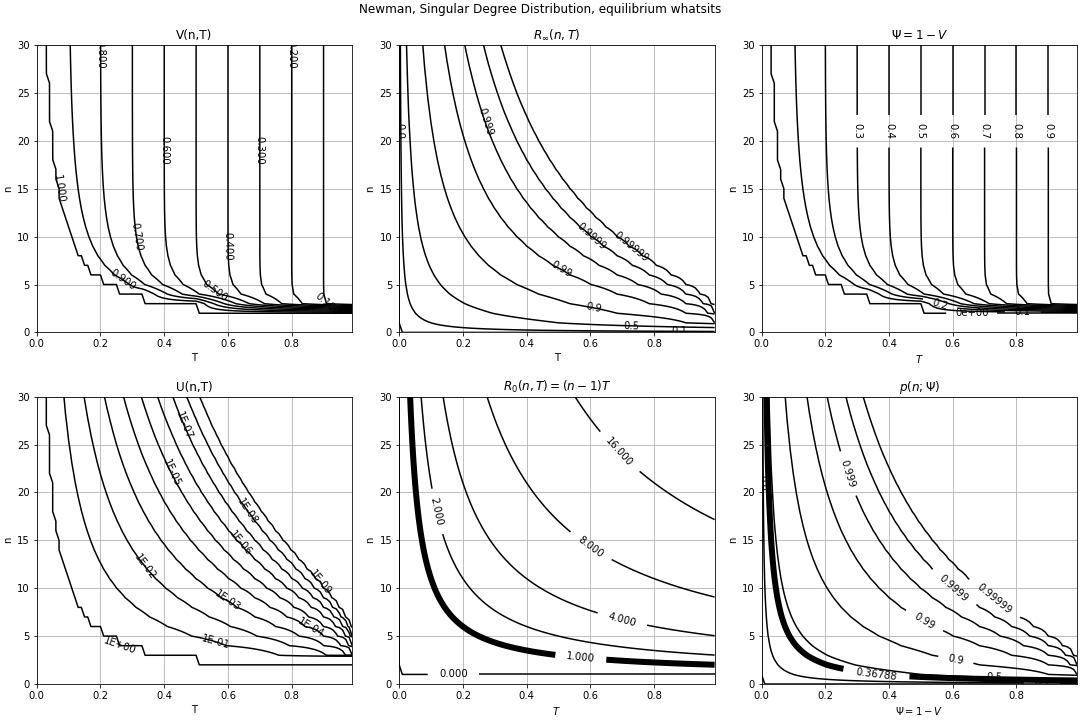

This chart was generated by the following Python code:
# -*- coding: utf-8 -*-
"""
Created on Fri Jun 18 12:09:53 2021

@author: rober
"""

from numsolve_newman_singular import *
import matplotlib.pyplot as plt
import numpy as np

#%% Set up field of variables
T_grid = np.arange(0,1,0.01)
Psi_grid = T_grid
n_grid = np.arange(0,31)
TT,nn = np.meshgrid(T_grid,n_grid)

#%% Calc third dimension
# Could massively speed up by reusing Vs or Us, but :shrug:
VV = [[approximateV(n, T) for T in T_grid] for n in n_grid]
UU = [[approximateU(n, T) for T in T_grid] for n in n_grid]
RR = [[calcRviaV(n, T) for T in T_grid] for n in n_grid]
R0R0 = [[T*(n-1) for T in T_grid] for n in n_grid]
PsiPsi = [[1-approximateV(n, T) for T in T_grid] for n in n_grid]
pnpn = [[1-(1-Psi)**n for Psi in Psi_grid] for n in n_grid]


#%% Make the graphs

#formatting for contour of U(n,T)
def fmtcntrU(x):
    return '{:.0E}'.format(x)


fig, ((ax0,ax1,ax4),(ax2,ax3,ax5)) = plt.subplots(2,3, 
                      figsize=(15,10),constrained_layout=True)

ax0.set_title("V(n,T)")
CS = ax0.contour(T_grid,n_grid,VV,
                 [0.1*step-0.0001 for step in range(11)],colors='k')
ax0.clabel(CS, CS.levels, inline=False, fontsize=10)
ax0.set_xlabel("T")
ax0.set_ylabel("n")
ax0.grid()

ax1.set_title(r"$R_\infty(n,T)$")
CS = ax1.contour(T_grid,n_grid,pnpn,
                 [0,0.1,0.5,0.9,0.99,0.999,.9999,.99999],colors='k')
ax1.clabel(CS, CS.levels, inline=False, fontsize=10,fmt='{:.5}'.format)
ax1.set_xlabel("T")
ax1.set_ylabel("n")
ax1.grid()

ax2.set_title('U(n,T)')
CS = ax2.contour(T_grid,n_grid,UU,
                [1E-09,1E-08,1E-07,1E-06,1E-05,1E-04,1E-03,1E-02,1E-01,.99999999]
                ,colors='k')
ax2.clabel(CS, CS.levels, inline=False, fmt=fmtcntrU, fontsize=10)
ax2.set_xlabel("T")
ax2.set_ylabel("n")
ax2.grid()

ax3.set_title(r"$R_0(n,T) = (n-1) T$")
CS = ax3.contour(T_grid,n_grid,R0R0,
                 [0,1,2,4,8,16],colors='k')
ax3.clabel(CS, CS.levels, inline=True, fontsize=10)
ax3.set_xlabel(r"$T$")
ax3.set_ylabel("n")
zc = CS.collections[1]
plt.setp(zc, linewidth=6)
ax3.grid()


ax4.set_title(r"$\Psi=1-V$")
CS = ax4.contour(T_grid,n_grid,PsiPsi,10,colors='k')
ax4.clabel(CS, CS.levels, inline=True, fontsize=10,fmt='{:.1}'.format)
ax4.set_xlabel(r"$T$")
ax4.set_ylabel("n")
ax4.grid()


ax5.set_title(r"$p(n;\Psi)$")
CS = ax5.contour(Psi_grid,n_grid,pnpn,
                 [0,0.1,0.367879441171,0.5,0.9,0.99,0.999,.9999,.99999],colors='k')
ax5.clabel(CS, CS.levels, inline=True, fontsize=10,fmt='{:.5}'.format)
ax5.set_xlabel(r"$\Psi=1-V$")
ax5.set_ylabel("n")
plt.setp(CS.collections[2], linewidth=6)
ax5.grid()


fig.suptitle('Newman, Singular Degree Distribution, equilibrium whatsits')
plt.savefig('graph_newman_singular.svg')

#%% For each point in the grid,
#       Find V(n,T)
#       Find the n* that maximizes utility, taking V,T for granted.
#       If matches up with n, then add point to graph
#   Also, for each T, find the n that maximizes u(n)-p(n;V(n,T))





# loop to find equilibriums
equilibriums = []
for T in T_grid:
    for n in n_grid:
        V = approximateV(n,T)
        BRn = findMyopicBest_n(V,neginverse_u)
        #print(n,BRn)
        if n in BRn:
            equilibriums.append([n,T])
            
n_equilibria = [equi[0] for equi in equilibriums]   
T_equilibria = [equi[1] for equi in equilibriums]   

# Plot equilibrium points and societal optimums 
plt.scatter(T_grid,[SPPu(T,neginverse_u)[0] for T in T_grid], marker='.')
plt.scatter(T_equilibria,n_equilibria,marker='x')

plt.grid()
plt.ylim(0,30)
plt.title(r"newman,singular,equilibria(x) and SPP(.),$U=2-\frac{1}{n}-p(n)$")
plt.xlabel('T')
plt.ylabel('n')
plt.savefig('graph_newman_singular_equilibria_neginverse.png')


#%% same but for 5/n instead of 1/n

def plotEquilAndOptim(utilityfunc,filename,title):
    # loop to find equilibriums
    equilibriums = []
    for T in T_grid:
        for n in n_grid:
            V = approximateV(n,T)
            BRn = findMyopicBest_n(V,utilityfunc)
            #print(n,BRn)
            if n in BRn:
                equilibriums.append([n,T])
                
    n_equilibria = [equi[0] for equi in equilibriums]   
    T_equilibria = [equi[1] for equi in equilibriums]   
    
    # Plot equilibrium points and societal optimums 
    plt.scatter(T_equilibria,n_equilibria,marker='x',c='orange')
    plt.scatter(T_grid,[SPPu(T,utilityfunc)[0] for T in T_grid], marker='.',c='blue')
    
    
    plt.grid()
    plt.ylim(0,30)
    plt.title(title)
    plt.xlabel('T')
    plt.ylabel('n')
    plt.savefig(filename)

#plotEquilAndOptim(big_neginverse_u, 'graph_newman_singular_equilibria_bigneginverse.png',r"newman,singular,equilibria(x) and SPP(.),$U=2-\frac{5}{n}-p(n)$")
#plotEquilAndOptim(u_kremertest, 'graph_newman_singular_equilibria_kremertest.png',r"newman,singular,equilibria(x) and SPP(.),$U=\frac{1}{2}n-\frac{1}{40}n^2-p(n)$")
#plotEquilAndOptim(u_neginv_withtaper, 'graph_newman_singular_equilibria_neginvtaper.png',r"newman,singular,equilibria(x) and SPP(.),$U=\frac{-5}{n}-\frac{1}{1000}n^2-p(n)$")
plotEquilAndOptim(u_smol_neginv_withtaper, 'graph_newman_singular_equilibria_neginvtaper(small).png',r"newman,singular,equilibria(x) and SPP(.),$U=\frac{-1}{n}-\frac{1}{5000}n^2-p(n)$")




#%% Plot p(n;Psi)-p(n+1;Psi) 
#   roc in marginal infection risk as connection danger increases
#   This section is kinda janky TODO: clean it up

def riskchange(n,Psi):
    return (1-(1-Psi)**n)-(1-(1-Psi)**(n-1))

n_grid2 = np.arange(0,31)
margrisk = [[riskchange(n,Psi) for Psi in Psi_grid] for n in n_grid2]

fig, ax = plt.subplots(figsize=(15,10))
plt.grid()
ax.set_title('Newman, Singular Degree Distribution, p(n)-p(n-1)')
CS = ax.contourf(Psi_grid,n_grid2,margrisk,
                np.arange(-.1,.1,.001))
ax.clabel(CS,CS.levels,inline=True,fontsize=10,fmt='{:.5}'.format)
plt.savefig('graph_newman_singular_pdiffexperiment1.png')

#%% Plot d/d\Psi p(n;Psi)-p(n+1;Psi) 
#   roc in marginal infection risk as connection danger increases
#   This section is kinda janky TODO: clean it up

def ddPsi_riskchange(n,Psi):
    return (1-n*Psi)*(1-Psi)**(n-2)

n_grid2 = np.arange(1,11)
Psi_grid2 = np.arange(0,1.0001,0.001)
changemargrisk = [[ddPsi_riskchange(n,Psi) for Psi in Psi_grid2] for n in n_grid2]

fig, ax = plt.subplots(figsize=(15,10))
#plt.grid()
ax.set_title(r'Newman, Singular Degree Distribution, $\frac{d}{d\Psi} p(n)-p(n-1)$')
CS = ax.contour(Psi_grid2,n_grid2,changemargrisk,60,colors='k')

plt.plot([1/n for n in n_grid2],n_grid2)

#ax.clabel(CS,CS.levels,inline=True,fontsize=10,fmt='{:.5}'.format)
plt.savefig('graph_newman_singular_pdiffexperiment2.svg')



#%% 

